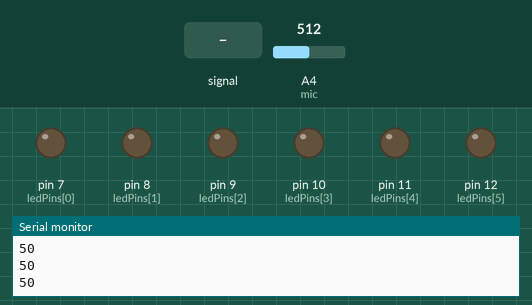
Simulated run of this sketch. Board: Arduino Uno, built with avr-gcc and run on an emulated ATmega328P. Shown: output pins drawn as LEDs (lit = HIGH), the last lines printed to the serial monitor. Dashed ring = blinking. Inputs (shaded band) come from the test bench; at power-on: A4 (mic) = 512.

Above: at 1.2 s.
1.3 s: A4 (mic) fed a 200 Hz sine of ±81 counts around its level
At 1.66 s:
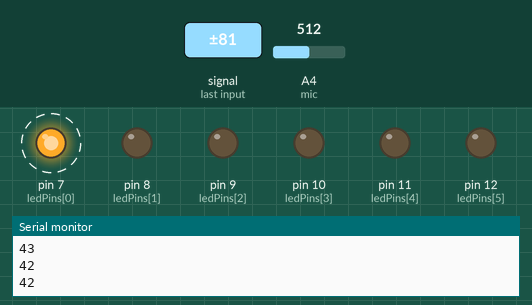
4.3 s: A4 (mic) set to 503
5.8 s: A4 (mic) fed a 1000 Hz sine of ±255 counts around its level
At 6.65 s:
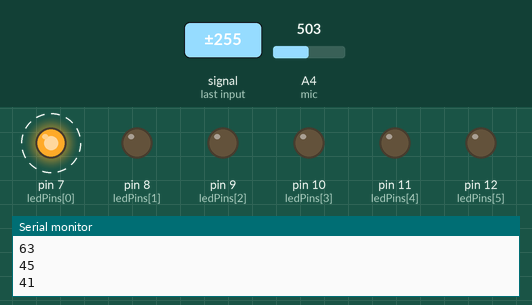
8.8 s: A4 (mic) set to 122
At 9.6 s:
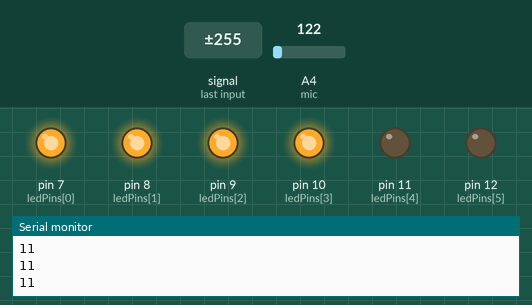
10.3 s: A4 (mic) fed a 200 Hz sine of ±81 counts around its level
At 11.84 s:
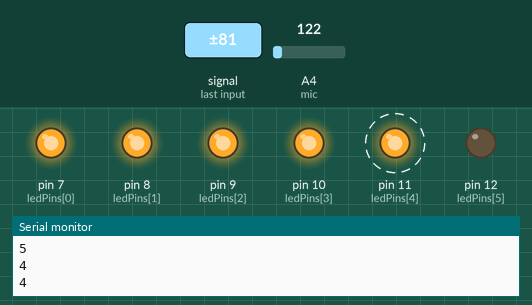
13.3 s: A4 (mic) set to 40
Timing chart, 0 to 15.8 s (numbered marks = the images above; inputs shaded):
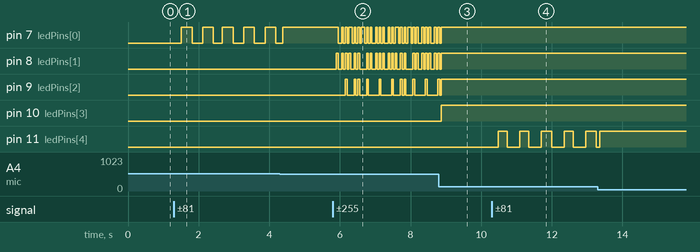

Measured:
- after the input at 1.3 s, pin 7 (ledPins[0]): alternates HIGH for 0.30 s and LOW for 0.30 s, starting after 0.21 s
- after the input at 8.8 s, pin 7 (ledPins[0]), pin 8 (ledPins[1]): goes on until 8.9 s, then stays HIGH; pin 10 (ledPins[3]): LOW → HIGH after 0.07 s
- after the input at 10.3 s, pin 11 (ledPins[4]): alternates HIGH for 0.25 s and LOW for 0.35 s, starting after 0.19 s

The sketch:

MicrophoneInput.ino
```cpp
int ledPins[6] = {7, 8, 9, 10, 11, 12};

int sensorVal;
int mic = A4;

void setup() {
  Serial.begin(9600);
  pinMode(mic, INPUT);
  //declare all led pins as output
  for (int x = 0; x < 6; ++x) {
    pinMode(ledPins[x], OUTPUT);
  }
}// end setup


void loop() {
  sensorVal = analogRead(mic);
  int calibLow = 0; int calibHigh = 1023;
  sensorVal = map(analogRead(mic), calibLow, calibHigh, 0, 100);
  Serial.println(sensorVal);
  delay(50);

  digitalWrite(ledPins[4], sensorVal < 10 ? HIGH : LOW);
  digitalWrite(ledPins[3], sensorVal < 20 ? HIGH : LOW);
  digitalWrite(ledPins[2], sensorVal < 30 ? HIGH : LOW);
  digitalWrite(ledPins[1], sensorVal < 40 ? HIGH : LOW);
  digitalWrite(ledPins[0], sensorVal < 50 ? HIGH : LOW);
}
```
